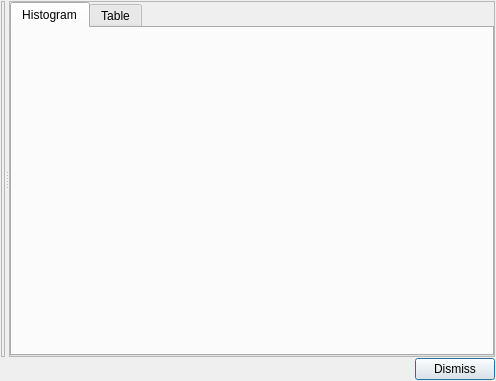
<?xml version="1.0" encoding="UTF-8"?>
<ui version="4.0">
 <class>ThinSectionAnalysisResultsDialog</class>
 <widget class="QDialog" name="ThinSectionAnalysisResultsDialog">
  <property name="geometry">
   <rect>
    <x>0</x>
    <y>0</y>
    <width>496</width>
    <height>381</height>
   </rect>
  </property>
  <property name="windowTitle">
   <string>Dialog</string>
  </property>
  <layout class="QVBoxLayout" name="verticalLayout">
   <property name="spacing">
    <number>1</number>
   </property>
   <property name="leftMargin">
    <number>1</number>
   </property>
   <property name="topMargin">
    <number>1</number>
   </property>
   <property name="rightMargin">
    <number>1</number>
   </property>
   <property name="bottomMargin">
    <number>1</number>
   </property>
   <item>
    <widget class="QSplitter" name="splitter">
     <property name="sizePolicy">
      <sizepolicy hsizetype="Expanding" vsizetype="Expanding">
       <horstretch>0</horstretch>
       <verstretch>0</verstretch>
      </sizepolicy>
     </property>
     <property name="orientation">
      <enum>Qt::Horizontal</enum>
     </property>
     <widget class="QFrame" name="frmLeftPane">
      <property name="frameShape">
       <enum>QFrame::StyledPanel</enum>
      </property>
      <property name="frameShadow">
       <enum>QFrame::Raised</enum>
      </property>
      <layout class="QVBoxLayout" name="verticalLayout_2">
       <property name="spacing">
        <number>0</number>
       </property>
       <property name="leftMargin">
        <number>0</number>
       </property>
       <property name="topMargin">
        <number>0</number>
       </property>
       <property name="rightMargin">
        <number>0</number>
       </property>
       <property name="bottomMargin">
        <number>0</number>
       </property>
      </layout>
     </widget>
     <widget class="QFrame" name="frmRightPane">
      <property name="frameShape">
       <enum>QFrame::StyledPanel</enum>
      </property>
      <property name="frameShadow">
       <enum>QFrame::Raised</enum>
      </property>
      <layout class="QVBoxLayout" name="verticalLayout_3">
       <property name="spacing">
        <number>0</number>
       </property>
       <property name="leftMargin">
        <number>0</number>
       </property>
       <property name="topMargin">
        <number>0</number>
       </property>
       <property name="rightMargin">
        <number>0</number>
       </property>
       <property name="bottomMargin">
        <number>0</number>
       </property>
       <item>
        <widget class="QTabWidget" name="tabWidget">
         <property name="currentIndex">
          <number>0</number>
         </property>
         <widget class="QWidget" name="tabHistogram">
          <attribute name="title">
           <string>Histogram</string>
          </attribute>
          <layout class="QVBoxLayout" name="verticalLayout_4">
           <property name="spacing">
            <number>0</number>
           </property>
           <property name="leftMargin">
            <number>0</number>
           </property>
           <property name="topMargin">
            <number>0</number>
           </property>
           <property name="rightMargin">
            <number>0</number>
           </property>
           <property name="bottomMargin">
            <number>0</number>
           </property>
          </layout>
         </widget>
         <widget class="QWidget" name="tabTable">
          <attribute name="title">
           <string>Table</string>
          </attribute>
          <layout class="QVBoxLayout" name="verticalLayout_5">
           <property name="spacing">
            <number>0</number>
           </property>
           <property name="leftMargin">
            <number>0</number>
           </property>
           <property name="topMargin">
            <number>0</number>
           </property>
           <property name="rightMargin">
            <number>0</number>
           </property>
           <property name="bottomMargin">
            <number>0</number>
           </property>
           <item>
            <widget class="QTableView" name="tableView"/>
           </item>
          </layout>
         </widget>
        </widget>
       </item>
      </layout>
     </widget>
    </widget>
   </item>
   <item>
    <layout class="QHBoxLayout" name="horizontalLayout">
     <item>
      <spacer name="horizontalSpacer">
       <property name="orientation">
        <enum>Qt::Horizontal</enum>
       </property>
       <property name="sizeHint" stdset="0">
        <size>
         <width>40</width>
         <height>20</height>
        </size>
       </property>
      </spacer>
     </item>
     <item>
      <widget class="QPushButton" name="btnDismiss">
       <property name="text">
        <string>Dismiss</string>
       </property>
      </widget>
     </item>
    </layout>
   </item>
  </layout>
 </widget>
 <resources/>
 <connections>
  <connection>
   <sender>btnDismiss</sender>
   <signal>clicked()</signal>
   <receiver>ThinSectionAnalysisResultsDialog</receiver>
   <slot>reject()</slot>
   <hints>
    <hint type="sourcelabel">
     <x>449</x>
     <y>364</y>
    </hint>
    <hint type="destinationlabel">
     <x>407</x>
     <y>363</y>
    </hint>
   </hints>
  </connection>
 </connections>
</ui>
